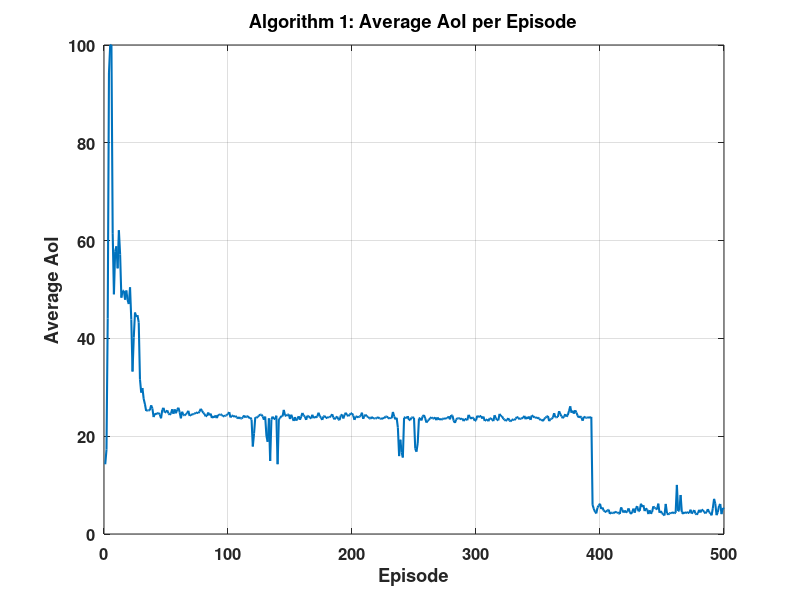
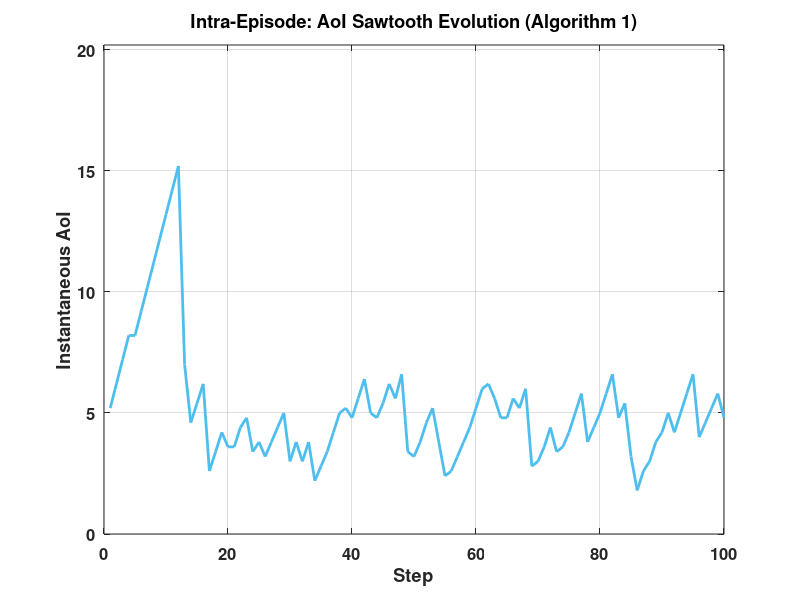

Write the MATLAB code that produced these figures, in order.
%% Algorithm 1 (Modified MADDPG with TDec) 结果可视化脚本
clear; clc; close all;

% 设置绘图风格
set(0, 'DefaultLineLineWidth', 1.5);
set(0, 'DefaultAxesFontSize', 12);
set(0, 'DefaultAxesFontWeight', 'bold');
set(0, 'DefaultFigureColor', [1 1 1]);

%% 1. 任务分解奖励对比 (Task-specific Rewards)
if exist('reward_t1.mat', 'file') && exist('reward_t2.mat', 'file')
    load('reward_t1.mat'); 
    load('reward_t2.mat'); 
    
    avg_t1 = mean(reward_t1, 1);
    avg_t2 = mean(reward_t2, 1);
    
    figure('Name', 'Task Decomposition Rewards');
    set(gcf, 'Color', 'w'); % 设置白色背景
    
    % 使用 movmean 平滑处理，并增加线宽
    plot(avg_t1, 'b', 'LineWidth', 1.5, 'DisplayName', 'Task 1: V2V Demand');
    hold on;
    plot(avg_t2, 'r', 'LineWidth', 1.5, 'DisplayName', 'Task 2: V2I & AoI');
    
    grid on;
    xlabel('Episode');
    ylabel('Local Reward');
    title('Convergence of Decomposed Tasks');
    
    % --- 核心修改：图例移至下方外部，水平排列 ---
    legend('Location', 'southoutside', 'Orientation', 'horizontal');
    % -----------------------------------------
    
    hold off; 
    saveas(gcf, 'Algo1_Result_1_Task_Rewards.png');
end

%% 2. 全局奖励曲线 (Global Reward)
if exist('reward_global.mat', 'file')
    load('reward_global.mat');
    if size(reward_global, 1) > 1
        avg_global = mean(reward_global, 1);
    else
        avg_global = reward_global;
    end
    
    figure('Name', 'Global Reward');
    plot(movmean(avg_global, 20), 'Color', [0.4660 0.6740 0.1880]);
    grid on;
    title('Global System Performance (Interference Mitigation)');
    xlabel('Episode');
    ylabel('Global Reward');
    saveas(gcf, 'Algo1_Result_2_Global_Reward.png');
end

%% 3. 平均 AoI 趋势 (Episode Level)
if exist('AoI.mat', 'file')
    load('AoI.mat');
    avg_aoi = mean(AoI, 1);
    
    figure('Name', 'AoI Trend');
    plot(avg_aoi, 'Color', [0 0.4470 0.7410]);
    grid on;
    title('Algorithm 1: Average AoI per Episode');
    xlabel('Episode');
    ylabel('Average AoI');
    saveas(gcf, 'Algo1_Result_3_AoI_Trend.png');
end

%% 4. 实时 AoI 演进 (Intra-Episode Evolution - 新增)
if exist('AoI_evolution.mat', 'file')
    load('AoI_evolution.mat'); % 变量名为 AoI_evolution
    % 结构通常为 [n_platoon, 100, n_step]
    % 提取最后 100 轮记录中最后一轮的平均值
    last_episode_aoi = squeeze(mean(AoI_evolution(:, end, :), 1));
    
    figure('Name', 'AoI Real-time Evolution');
    plot(last_episode_aoi, 'Color', [0.3010 0.7450 0.9330], 'LineWidth', 2);
    grid on;
    title('Intra-Episode: AoI Sawtooth Evolution (Algorithm 1)');
    xlabel('Step');
    ylabel('Instantaneous AoI');
    % 设置坐标轴以更好地观察锯齿
    ylim([0 max(last_episode_aoi) + 5]);
    saveas(gcf, 'Algo1_Result_4_AoI_Evolution.png');
end

%% 5. V2V 需求消耗 (Intra-Episode)
if exist('demand.mat', 'file')
    load('demand.mat');
    last_demand = squeeze(mean(demand(:, end, :), 1));
    
    figure('Name', 'V2V Demand Depletion');
    plot(last_demand, 'm', 'LineWidth', 2);
    grid on;
    title('Intra-Episode: V2V Demand Depletion');
    xlabel('Step');
    ylabel('Remaining Demand (bits)');
    saveas(gcf, 'Algo1_Result_5_Demand_Step.png');
end

%% 6. V2I 与 V2V 速率对比
if exist('V2I.mat', 'file') && exist('V2V.mat', 'file')
    load('V2I.mat');
    load('V2V.mat');
    mean_v2i = squeeze(mean(mean(V2I, 1), 2));
    mean_v2v = squeeze(mean(mean(V2V, 1), 2));
    
    figure('Name', 'Rate Comparison');
    plot(mean_v2i, 'r', 'DisplayName', 'V2I Rate (Cellular)');
    hold on;
    plot(mean_v2v, 'k', 'DisplayName', 'V2V Rate (Vehicle)');
    grid on;
    legend show;
    title('Algorithm 1: Multi-Task Transmission Rate');
    xlabel('Step');
    ylabel('Rate (bps)');
    saveas(gcf, 'Algo1_Result_6_Rate_Comparison.png');
end

fprintf('Algorithm 1 可视化完成， 6 张图片已保存！\n');
